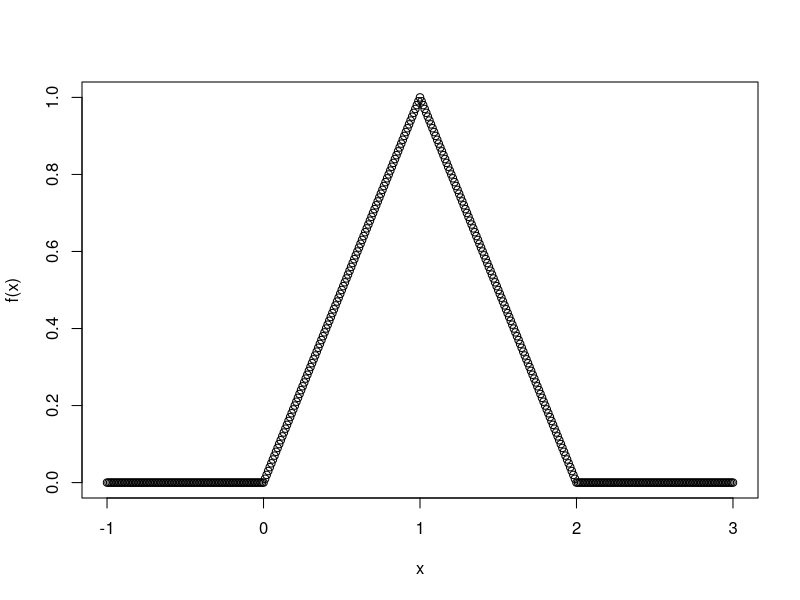

Write R code to recreate this figure.


f = function(input.list){
  output.list <-c()
  for (x in input.list){
    
    if (x >=0 & x < 1){
      output.list = append(output.list, x)
    }
    else if(x >=1 & x <=2){
      output.list = append(output.list, 2-x)
    }
    else{
      output.list = append(output.list, 0)
    }
  }
  return(output.list)
}

x <- seq(-1,3, 0.01)

print(f(x))

plot(x, f(x))
